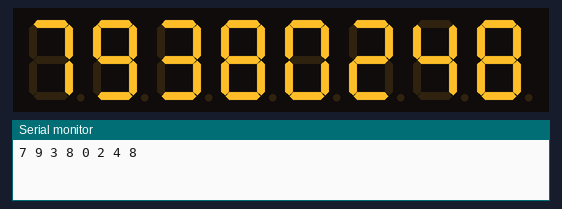
This sketch was run on a simulated Arduino Uno, built with avr-gcc and run on an emulated ATmega328P. Parts: 8-digit seven-segment display, the last lines printed to the serial monitor. Wiring (inferred from the names in the program): MAX7219 LED driver: CS pin 10. Random numbers use the default seed unless the sketch sets one.

Above: at 0.1 s.
At 5.1 s:
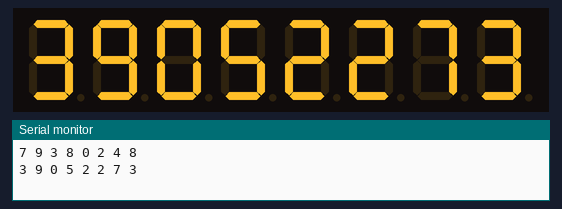
At 10.1 s:
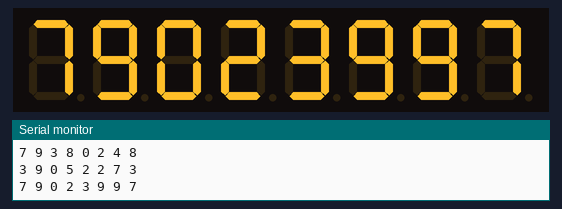
At 15.1 s:
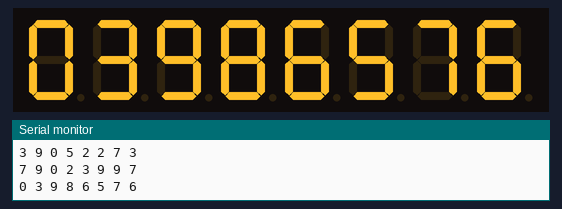
At 25.2 s:
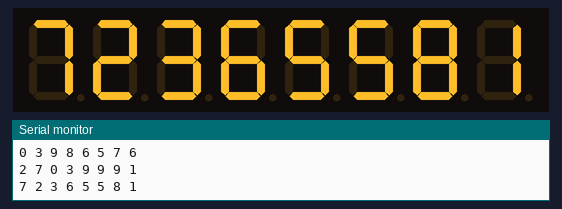
At 35.2 s:
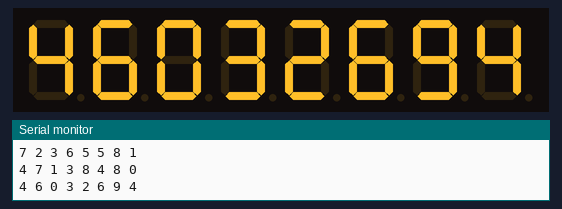

Measured:
- what the display in image 2 shows lasts 5.0 s, from 10.1 s to 15.1 s

The sketch:

sketch_feb04b.ino
```cpp
// https://gist.github.com/nrdobie/8193350
/*
  Basic code for using Maxim MAX7219/MAX7221 with Arduino.

  Wire the Arduino and the MAX7219/MAX7221 together as follows:

  | Arduino   | MAX7219/MAX7221 |
  | --------- | --------------- |
  | MOSI (11) | DIN (1)         |
  | SCK (13)  | CLK (13)        |
  | I/O (7)*  | LOAD/CS (12)    |

    * - This should match the LOAD_PIN constant defined below.

  For the rest of the wiring follow the wiring diagram found in the datasheet.

  Datasheet: http://datasheets.maximintegrated.com/en/ds/MAX7219-MAX7221.pdf

  Author:  Nicholas Dobie <nick@nickdobie.com>
  Date:    30 December 2013
  License: WTFPL (http://www.wtfpl.net/)
 */
#include <SPI.h>

// What pin on the Arduino connects to the LOAD/CS pin on the MAX7219/MAX7221
#define LOAD_PIN 10

/**
 * Transfers data to a MAX7219/MAX7221 register.
 *
 * @param address The register to load data into
 * @param value   Value to store in the register
 */
void maxTransfer(uint8_t address, uint8_t value) {

  // Ensure LOAD/CS is LOW
  digitalWrite(LOAD_PIN, LOW);

  // Send the register address
  SPI.transfer(address);

  // Send the value
  SPI.transfer(value);

  // Tell chip to load in data
  digitalWrite(LOAD_PIN, HIGH);
}


void setup() {

  Serial.begin(9600);
  // Set load pin to output
  pinMode(LOAD_PIN, OUTPUT);

  // Reverse the SPI transfer to send the MSB first
  SPI.setBitOrder(MSBFIRST);

  // Start SPI
  SPI.begin();

  maxTransfer(0x0F, 0x00);

  // Enable mode B
  maxTransfer(0x09, 0xFF);

  maxTransfer(0x0A, 0x0F); // set intensity (page 9)

  maxTransfer(0x0B, 0x07); // use all pins

  // Turn on chip
  maxTransfer(0x0C, 0x01);


}

void loop() {

    for(uint8_t i =0; i< 8; ++i)
    {
      int r = random(10);
      maxTransfer(8-i, r);
      Serial.print(r, DEC);
      Serial.print(" ");
      delay(1);
    }
    Serial.println();
    Serial.flush();
    delay(5000);
}
```
